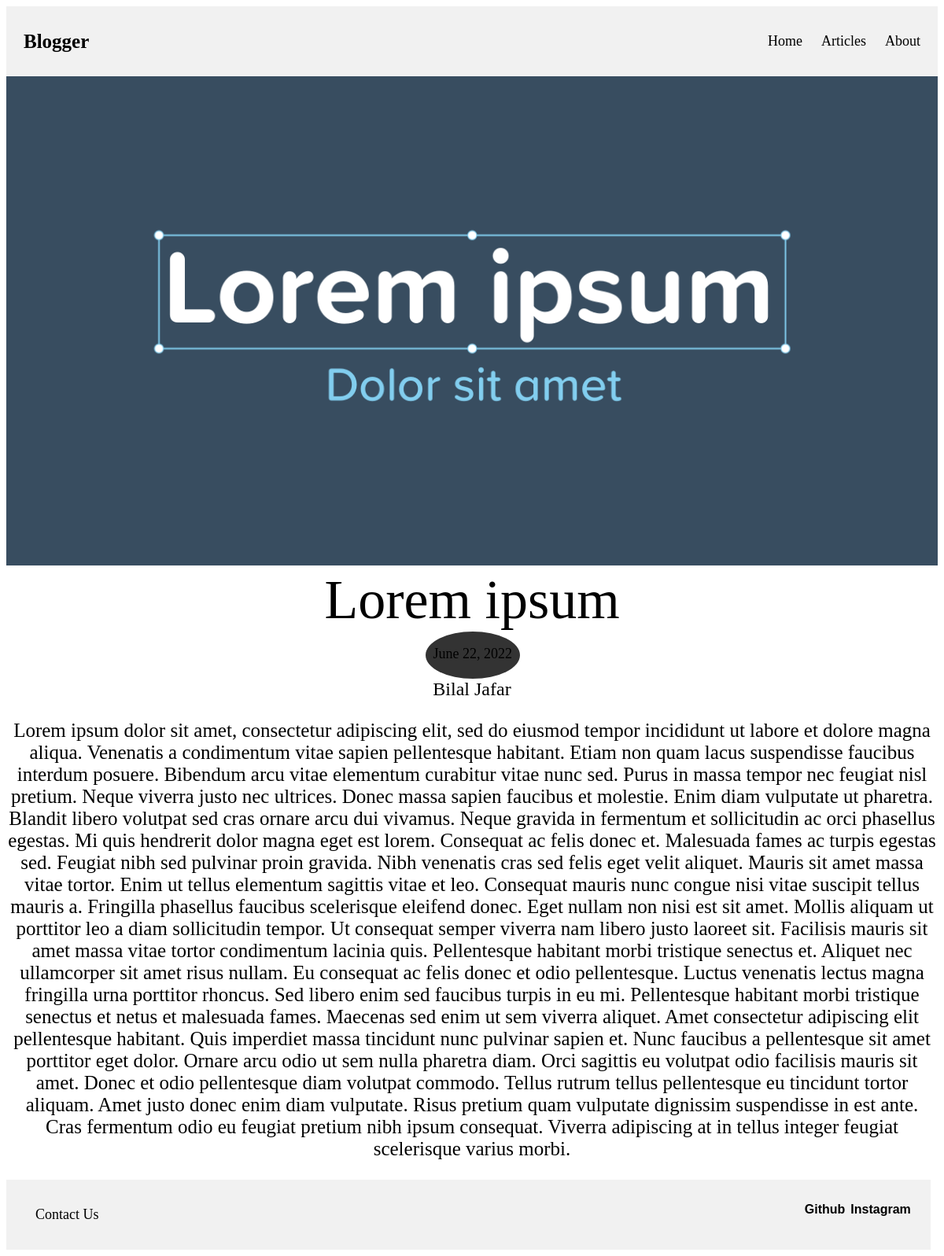
Page /article/lorem-ipsum on the committed database.
### article/models.py (models this page shows, shortened)
class Article(models.Model):
    title = models.CharField(max_length=30)
    author = models.CharField(max_length=50)
    slug = models.SlugField()
    description = models.TextField()
    date = models.DateField()
    image = models.ImageField()

### article/views.py (the view)
# urls.py: path('<slug>',views.article_page)
def article_page(request , slug):
    article = Article.objects.get(slug=slug)
    return render(request, "article_page.html", {'article':article})

### article/templates/article_page.html
{% extends 'main_website.html' %}
{% block content %}
<div class="article">
    <img class="article_image" src={{ article.image.url }}>
    <div class="article_title">{{ article.title }}</div>
        <div class="date_position" >
            <div class="article_date_box">
                <p class="article_date">{{ article.date }}</p>
            </div>
        </div>
        <div class="article_author">{{ article.author }}</div>
        <p class="article_desc">{{ article.description }}</p>
</div>
{% endblock %}

### static/article_style.css (style rules this page uses)
.article { font-weight: 300; font-style: normal; text-align: center; }
.article_image { width: 100%; height: auto; top: 0; bottom: 0; }
.article_title { font-size:70px; }
.date_position { left: 45%; position: relative; display: flex; width:fit-content; justify-content: center; }
.article_date_box { border-radius: 50%; width: 120px; height: 60px; border: 4px rgb(51, 51, 51);; background-color: rgb(51, 51, 51);; text-align: center; }
.article_date { vertical-align: middle; font-weight: 300; font-size: large; text-align: center; }
.article_author { font-size: x-large; }
.article_desc { position: bottom; font-size: 25px; }

### rows in the picture
Article: image (picture), title "Lorem ipsum", date "June 22, 2022", author "Bilal Jafar", description "Lorem ipsum dolor sit amet, consectetur adipiscing elit, sed do eiusmod tempor incididunt ut labore et dolore magna aliqua. Venenatis a condimentum vitae sapien pellentesque habitant. Etiam non quam lacus suspendisse faucibus interdum posuere. Bibendum arcu vitae elementum curabitur vitae nunc sed. Purus in massa tempor nec feugiat nisl pretium. Neque viverra justo nec ultrices. Donec massa sapien faucibus et molestie. Enim diam vulputate ut pharetra. Blandit libero volutpat sed cras ornare arcu dui vivamus. Neque gravida in fermentum et sollicitudin ac orci phasellus egestas. Mi quis hendrerit dolor magna eget est lorem. Consequat ac felis donec et. Malesuada fames ac turpis egestas sed.…"
